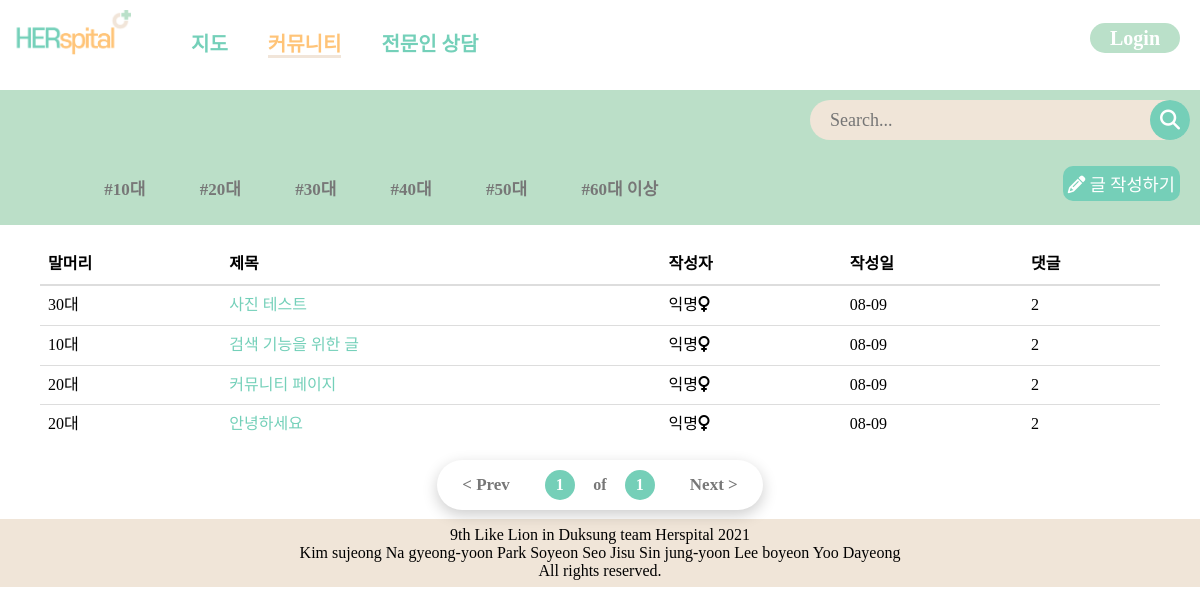
Page /community/communityList/ on the committed database.
### community/models.py (models this page shows, shortened)
class Community(models.Model):
    title = models.CharField(max_length=200)
    publicSetting = models.BooleanField()
    password_Post = models.IntegerField(blank=True, null=True)
    age_tag = models.CharField(max_length=100)
    image = models.ImageField(upload_to = "community/", blank=True, null=True)
    body = models.TextField()
    pub_date = models.DateTimeField()
    def summary(self): #제목 글자수가 길면 끊어서 보여주도록
        return self.title[:30]

### community/views.py (the view, shortened to what this page needs)
# urls.py: path("communityList/", community_views.communityList, name="communityList"),
def communityList(request):
    communities = Community.objects.all().order_by('-pub_date')
    tag = request.GET.get('tag')
    paginator = Paginator(communities,10)
    page = request.GET.get('page')
    try:
        communities=paginator.page(page)
    except PageNotAnInteger:
        communities = paginator.page(1)
    except EmptyPage:
        communities = paginator.page(paginator.num_pages)
    search_key = request.GET.get('search_key')
    if search_key:
        communities = Community.objects.filter(title__icontains=search_key)
    return render(request, "community/communityList.html", {'communities':communities})

### templates/community/communityList.html (shortened to what this page needs)
{% load static %}
<DOCTYPE html>
<html lang="ko">
<head>
    <link rel="stylesheet" href="{% static 'css/communityList.css' %}">
</head>
<body>
{% block navbar %}
    {% include "partials/base.html" %}
{% endblock%}
{% block content %}
    <section>
        <div class="topContent">
            <div class="search">
            <div class="search_wrap">
                <div class="search_box">
                    <form action="" method="GET">
                        <input type="text" class="input" name="search_key" value="{{ search_key }}" placeholder="Search...">
                    </form>
                    <div class="btn btn_common" onclick="searchRun()">
                        <a class="searchicon" href=""><i class="fas fa-search"></i></a>
                    </div>
                </div>
            </div>
            </div>
            <div class="secondTab">
                <div class="preface_wrap">
                    <ul class="preface">
                        <li><a href="?tag=true&ageTag=10대">#10대</a></li>
                        <li><a href="?tag=true&ageTag=20대">#20대</a></li>
                        <li><a href="?tag=true&ageTag=30대">#30대</a></li>
                        <li><a href="?tag=true&ageTag=40대">#40대</a></li>
                        <li><a href="?tag=true&ageTag=50대">#50대</a></li>
                        <li><a href="?tag=true&ageTag=60대 이상">#60대 이상</a></li>
                    </ul>
                </div>
                <div class="newPostBtn_wrap">
                    <button class="newPostBtn"><i class="fas fa-pencil-alt"></i><a href="{% url 'community:communityWrite' %}" style="color: white;"> 글 작성하기</a></button>
                </div>
            </div>
        </div>
        <div class="bottomContent">
            <table class="table">
                <thead>
                    <tr>
                        <th>말머리</th>
                        <th>제목</th>
                        <th>작성자</th>
                        <th>작성일</th>
                        <th>댓글</th>
                    </tr>
                </thead>
                <tbody>
                {% for community in communities %}
                    <tr>
                        <td id="tag">{{community.age_tag}}</td>
                        <td id="title">
                            {% if user.is_authenticated %}
                            <a href="{% url 'community:detail' community.id %}">
                            {% else %}
                            <a href="{% url 'account:login' %}">
                            {% endif %}
                            {{community.summary}}</a>
                        </td>
                        <td id="writer">익명<i class="fas fa-venus"></i></td>
                        <td id="date">{{community.pub_date | date:'m-d'}}</td>
                        <td id="commentNum">2</td>
                    </tr>
                {% endfor %}
                </tbody>
            </table>
            <div class="pageNum_wrap">
                <ul class="pageul">
                    {% if communities.has_previous %}
                    <li><a href="?page={{communities.previous_page_number}}" class="prev">&lt; Prev</a></li>
                    {% else %}
                    <li><a href="" class="prev">&lt; Prev</a></li>
                    {% endif %}
                    <li class="pageNumber active"><a href="">{{communities.number}}</a></li>
                    <li class="pageNumber"><a href="">of</a></li>
                    <li class="pageNumber active"><a href="">{{communities.paginator.num_pages}}</a></li>
                    {% if communities.has_next %}
                    <li><a href="?page={{communities.next_page_number}}" class="next">Next &gt;</a></li>
                    {% else %}
                    <li><a href="" class="next">Next &gt;</a></li>
                    {% endif %}
                </ul>
            </div>
        </div>
    </section>
{% endblock %}
</body>
</html>
{% block footer %}
    {% include "partials/footer.html" %}
{% endblock %}

### static/css/communityList.css (style rules this page uses)
body { width:100%; padding:0; margin:0; }
.input { border:0; outline:none; color:#8b7d77; background:#F0E5D8; }
.search { display:flex; width:100%; justify-content: flex-end; }
.search_wrap { width: 400px; display:flex; }
.search_wrap .search_box { position: relative; width:100%; height:40px; margin:10px; }
.search_wrap .search_box .input { position:absolute; top:0; left:0; width:100%; height:100%; padding: 10px 20px; border-radius: 3px; font-size:18px; padding-right: 80px; border-radius:50px; }
.search_wrap .search_box .btn { position: absolute; top:0; width: 40px; height: 100%; background: #75CFB8; z-index:1; cursor:pointer; right:0; border-top-right-radius: 3px; border-bottom-right-radius: 3px; border-radius:50%; }
.search_wrap .search_box .btn.btn_common .fas { position: absolute; top:50%; left:50%; transform: translate(-50%, -50%); color:#fff; font-size:20px; }
.secondTab { display: flex; }
.topContent { width:100%; margin-top:20px; background:#bbdfc8; }
.preface_wrap { display:inline-block; padding:10px; font-size:15px; font-weight: bold; flex-grow: 1; }
.preface { display:flex !important; flex-direction: row; width:100%; }
.preface li { display:block; margin-left:5.20833333333333%; background:none; }
.preface li a { width:auto; padding:0; text-indent:0; text-decoration: none; font-weight: bold; font-size:17px; color:#777; }
.newPostBtn { background:#75CFB8; color:#fff; border-color:lemonchiffon; font-family:'Poppins',sans-serif; margin:1rem 0; font-size:1.1rem; border-radius:10px; padding:5px; display:inline-block; outline:none; border:none; cursor:pointer; background-size:200%; background-image:#32be8f; text-transform:uppercase; }
.newPostBtn_wrap { display:inline-block; flex-grow: 0; margin-right:20px; }
.bottomContent { width:100%; max-width:1120px; margin:auto; margin-top:20px; }
.table { width:100%; max-width: 100%; margin-bottom:20px; background-color:transparent; border-spacing:0; border-collapse: collapse; margin:0; padding:0; }
.table>thead { text-align: left; }
.table>thead>tr>th { vertical-align: bottom; border-bottom:2px solid #ddd; }
.table>caption+thead>tr:first-child>td, .table>caption+thead>tr:first-child>th, .table>colgroup+thead>tr:first-child>td, .table>colgroup+thead>tr:first-child>th, .table>thead:first-child>tr:first-child>td, .table>thead:first-child>tr:first-child>th { border-top: 0; }
.table>tbody>tr>td, .table>tbody>tr>th, .table>tfoot>tr>td, .table>tfoot>tr>th, .table>thead>tr>td, .table>thead>tr>th { padding: 8px; line-height: 1.42857143; }
.table>tbody>tr>td, .table>tbody>tr>th, .table>tfoot>tr>td, .table>tfoot>tr>th, .table>thead>tr>td, .table>thead>tr>th { padding: 8px; line-height: 1.42857143; vertical-align: top; border-top: 1px solid #ddd; }
.pageNum_wrap { display:flex; justify-content: center; }
.pageul { position: relative; background:#fff; display:flex; padding: 10px 20px; border-radius: 50px; box-shadow: 0 5px 15px rgba(0,0,0,.2); }
.pageul li { list-style: none; line-height: 30px; margin:0 5px; }
.pageul li.pageNumber { width:30px; height:30px; line-height:30px; text-align: center; }
.pageul li a { display: block; text-decoration: none; color:#777; font-weight: 600; border-radius: 50%; }
.pageul li.pageNumber.active a { background:#75CFB8; color:#fff; }
.pageul li:first-child { margin-right:30px; font-weight: 700; font-size:17px; }
.pageul li:last-child { margin-left:30px; font-weight: 700; font-size:17px; }

### static/css/base.css (style rules this page uses)
* { font-family: 'Cafe24SsurroundAir'; }
body { padding-top: 70px; }
a { text-decoration: none; color: #74D0B9; }

### rows in the picture
Community: age_tag "30대", summary "사진 테스트", pub_date "08-09"
Community: age_tag "10대", summary "검색 기능을 위한 글", pub_date "08-09"
Community: age_tag "20대", summary "커뮤니티 페이지", pub_date "08-09"
Community: age_tag "20대", summary "안녕하세요", pub_date "08-09"

### other values in the picture
{{ communities.number }} "1"
{{ communities.paginator.num_pages }} "1"
